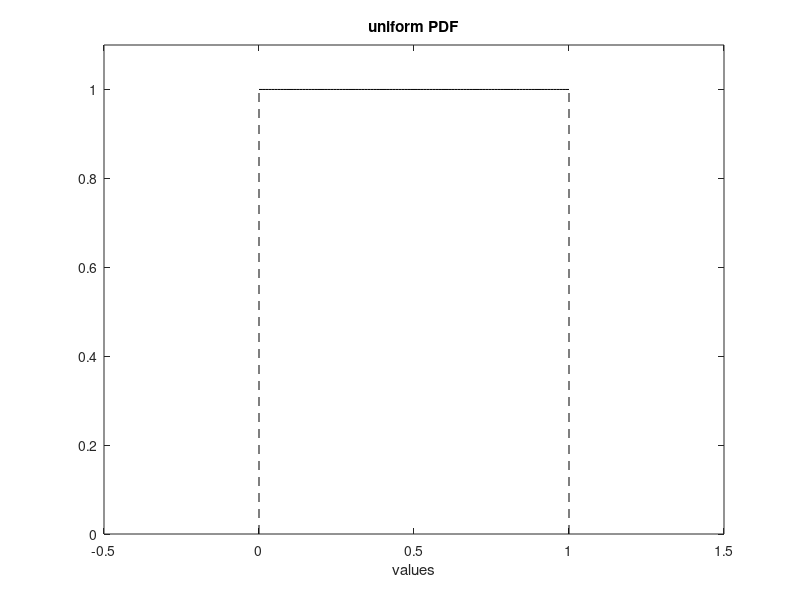

Recreate this plot in MATLAB.
% Uniform PDF
v = 0:0.01:1;                   %values set
ypdf = unifpdf(v,0,1);          %uniform PDF
plot(v,ypdf,'k'); hold on;      %plots figure
axis([-0.5 1.5 0 1.1]);
xlabel('values'); 
title('uniform PDF');
plot([0 0],[0 1],'--k');
plot([1 1],[0 1],'--k');
